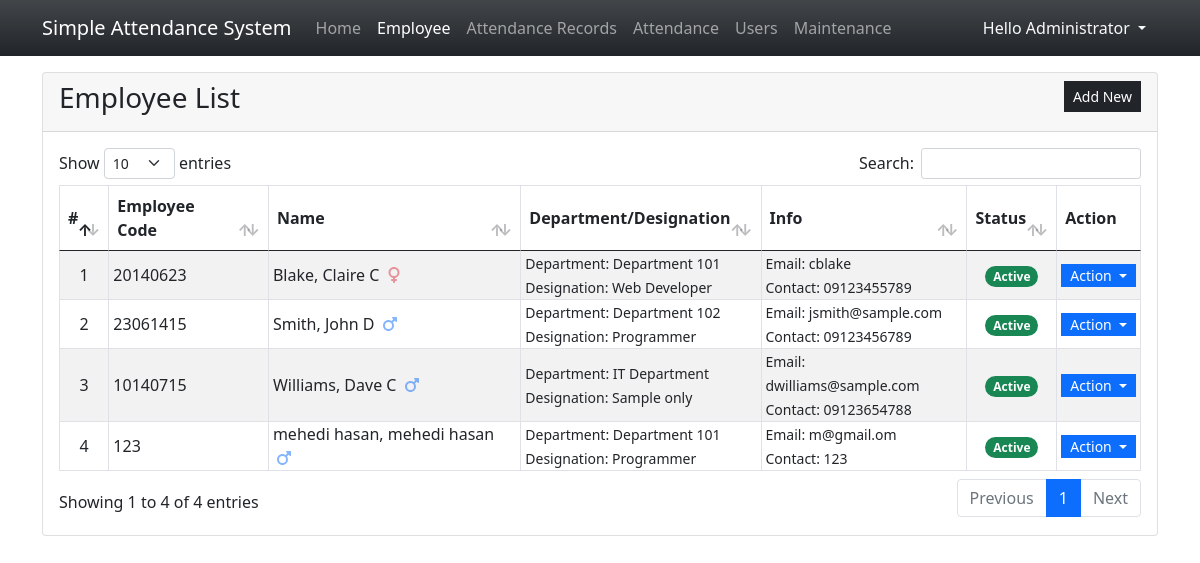
Page /?page=employees (signed in) on the committed database.
### tables this page shows
CREATE TABLE employee_list (
            `employee_id` INTEGER NOT NULL PRIMARY KEY AUTOINCREMENT,
            `employee_code` TEXT NOT NULL,
            `firstname` TEXT NOT NULL,
            `middlename` TEXT NULL,
            `lastname` TEXT NOT NULL,
            `gender` TEXT NOT NULL,
            `department_id` INTEGER NULL,
            `designation_id` INTEGER NULL,
            `contact` TEXT NOT NULL,
            `email` TEXT NOT NULL,
            `status` INTEGER NOT NULL DEFAULT 1,
            `date_created` TIMESTAMP DEFAULT CURRENT_TIMESTAMP,
            `date_updated` TIMESTAMP NULL,
            FOREIGN KEY(`department_id`) REFERENCES `department_list`(`department_id`) ON DELETE SET NULL,
            FOREIGN KEY(`designation_id`) REFERENCES `designation_list`(`designation_id`) ON DELETE SET NULL
        );

CREATE TABLE department_list (
            `department_id` INTEGER NOT NULL PRIMARY KEY AUTOINCREMENT,
            `name` TEXT NOT NULL,
            `status` INTEGER NOT NULL DEFAULT 1,
            `date_created` TIMESTAMP DEFAULT CURRENT_TIMESTAMP
        );

CREATE TABLE designation_list (
            `designation_id` INTEGER NOT NULL PRIMARY KEY AUTOINCREMENT,
            `name` TEXT NOT NULL,
            `status` INTEGER NOT NULL DEFAULT 1,
            `date_created` TIMESTAMP DEFAULT CURRENT_TIMESTAMP
        );

### employees.php (the view, shortened to what this page needs)
<div class="card">
    <div class="card-header d-flex justify-content-between">
        <h3 class="card-title">Employee List</h3>
        <div class="card-tools align-middle">
            <button class="btn btn-dark btn-sm py-1 rounded-0" type="button" id="create_new">Add New</button>
        </div>
    </div>
    <div class="card-body">
        <table class="table table-hover table-striped table-bordered">
            <thead>
                <tr>
                    <th>#</th>
                    <th>Employee Code</th>
                    <th>Name</th>
                    <th>Department/Designation</th>
                    <th>Info</th>
                    <th>Status</th>
                    <th>Action</th>
                </tr>
            </thead>
            <tbody>
                <?php
                $sql = "SELECT e.*,(e.lastname || ', ' || e.firstname || ' ' || e.middlename) as `name`,d.name as dept, dd.name as desg FROM `employee_list`e INNER JOIN `department_list` d on e.department_id = d.department_id inner join `designation_list` dd on e.designation_id = dd.designation_id  order by `name` asc";
                $qry = $conn->query($sql);
                $i = 1;
                    while($row = $qry->fetchArray()):
                ?>
                <tr>
                    <td class="text-center p-0"><?php echo $i++; ?></td>
                    <td class="py-0 px-1"><?php echo $row['employee_code'] ?></td>
                    <td class="py-0 px-1"><?php echo $row['name'] ?>
                    <?php if($row['gender'] == "Male"): ?>
                        <span class="fa fa-mars mx-1 text-primary opacity-50" title="Male"></span>
                    <?php else: ?>
                        <span class="fa fa-venus mx-1 text-danger opacity-50" title="Female"></span>
                    <?php endif; ?>
                    </td>
                    <td class="py-0 px-1">
                        <small>Department: <?php echo $row['dept'] ?></small><br>
                        <small>Designation: <?php echo $row['desg'] ?></small>
                    </td>
                    <td class="py-0 px-1">
                        <small>Email: <?php echo $row['email'] ?></small><br>
                        <small>Contact: <?php echo $row['contact'] ?></small>
                    </td>
                    <td class="py-0 px-1 text-center">
                    <?php if($row['status'] == 1): ?>
                        <span class="badge bg-success rounded-pill">Active</span>
                    <?php else: ?>
                        <span class="badge bg-danger rounded-pill">Inactive</span>
                    <?php endif; ?>
                    </td>
                    <th class="text-center py-0 px-1">
                        <div class="btn-group" role="group">
                            <button id="btnGroupDrop1" type="button" class="btn btn-primary dropdown-toggle btn-sm rounded-0 py-0" data-bs-toggle="dropdown" aria-expanded="false">
                            Action
                            </button>
                        </div>
                    </th>
                </tr>
                <?php endwhile; ?>
            </tbody>
        </table>
    </div>
</div>

### index.php (style rules this page uses)
html,body { height:100%; width:100%; }

### rows in the picture
employee_list: employee_code "20140623", name "Blake, Claire C", gender "Female" (drawn), department.name "Department 101", designation.name "Web Developer", email "cblake", contact "09123455789", status "Active"
employee_list: employee_code "23061415", name "Smith, John D", gender "Male" (drawn), department.name "Department 102", designation.name "Programmer", email "jsmith@sample.com", contact "09123456789", status "Active"
employee_list: employee_code "10140715", name "Williams, Dave C", gender "Male" (drawn), department.name "IT Department", designation.name "Sample only", email "dwilliams@sample.com", contact "09123654788", status "Active"
employee_list: employee_code "123", name "mehedi hasan, mehedi hasan", gender "Male" (drawn), department.name "Department 101", designation.name "Programmer", email "m@gmail.om", contact "123", status "Active"

### other values in the picture
$_SESSION['fullname'] "Administrator"
